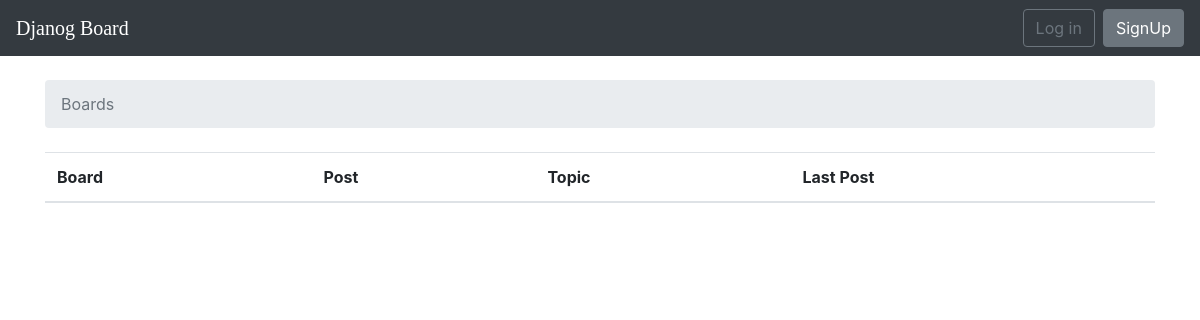
The app's page /, older data.
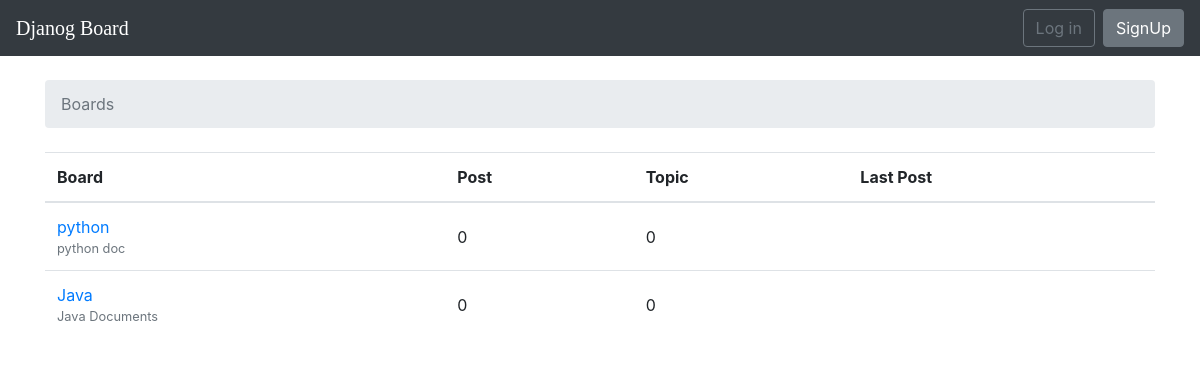
The same page, newer data.
### djforum/models.py (models this page shows, shortened)
class Board(models.Model):
	name = models.CharField(max_length = 255)
	description = models.CharField(max_length = 255)

### djforum/views.py (the view)
# urls.py: 2. Add a URL to urlpatterns:  path('', views.home, name='home')
def home(request):
	boards = Board.objects.all()
	return render(request, 'home.html', {'boards': boards})

### templates/home.html
{% extends 'base.html' %}
{% block breadcrumb %}
	<li class="breadcrumb-item active">Boards</li>
{% endblock %}
{% block content %}
	<table class="table">
		<thead class="thead-inverse">
			<tr>
				<th>Board</th>
				<th>Post</th>
				<th>Topic</th>
				<th>Last Post</th>
			</tr>
		</thead>
		<tbody>
			{% for board in boards %}
			<tr>
				<td>
					<a href="{% url 'board_topics' board.pk %}">{{ board.name }}</a>
					<small class="text-muted d-block">{{board.description}}</small>
				</td>
				<td class="align-middle">0</td>
				<td class="align-middle">0</td>
				<td class="align-middle"></td>
			</tr>
			{% endfor %}
		</tbody>
	</table>
{% endblock content %}

### templates/base.html (shortened to what this page needs)
{% load static %}
<!DOCTYPE html>
<html lang="en">
<head>
	<link rel="stylesheet" href="{% static 'css/bootstrap.min.css' %}">
	<link rel="stylesheet" href="{% static 'css/apps.css' %}">
</head>
<body>
	{% block body %}
		<nav class="navbar navbar-expand-lg navbar-dark bg-dark">
		  <a class="navbar-brand" href="{% url 'home' %}">Djanog Board</a>
		  <div class="collapse navbar-collapse" id="navbarTogglerDemo02">
		    {% if user.is_authenticated %}
		    <ul class="navbar-nav ml-auto mt-2 mt-lg-0">
		      <li class="nav-item active">
		        <a class="nav-link" href="#">{{user.username}}</a>
		        <div class="dropdown-menu dropdown-menu-right" aria-labelledby="navbarDropdown">
		          <a class="dropdown-item" href="#">My account</a>
		          <a class="dropdown-item" href="#">Change password</a>
		          <div class="dropdown-divider"></div>
		          <a class="dropdown-item" href="{% url 'logout' %}">Log out</a>
		        </div>
		      </li>
		     </ul>
		     {% else %}
		     	<form action="" class="form-inline ml-auto">
		     		<a href="{% url 'login' %}" class="btn btn-outline-secondary">Log in</a>
		     		<a href="{% url 'signup' %}" class="btn btn-secondary ml-2">SignUp</a>
		     	</form>
		     {% endif %}
		  </div>
		</nav>
		<div class="container">
			<ol class="breadcrumb my-4">
				{% block breadcrumb %}
				{% endblock breadcrumb %}
			</ol>
			{% block content %}
			{% endblock content %}
		</div>
	{% endblock body %}
</body>
</html>

### static/css/apps.css (style rules this page uses)
.navbar-brand { font-family: 'Peralta', cursive; }

Row changes from the older to the newer data that the page shows:
added Board: name "python", description "python doc"
added Board: name "Java", description "Java Documents"
